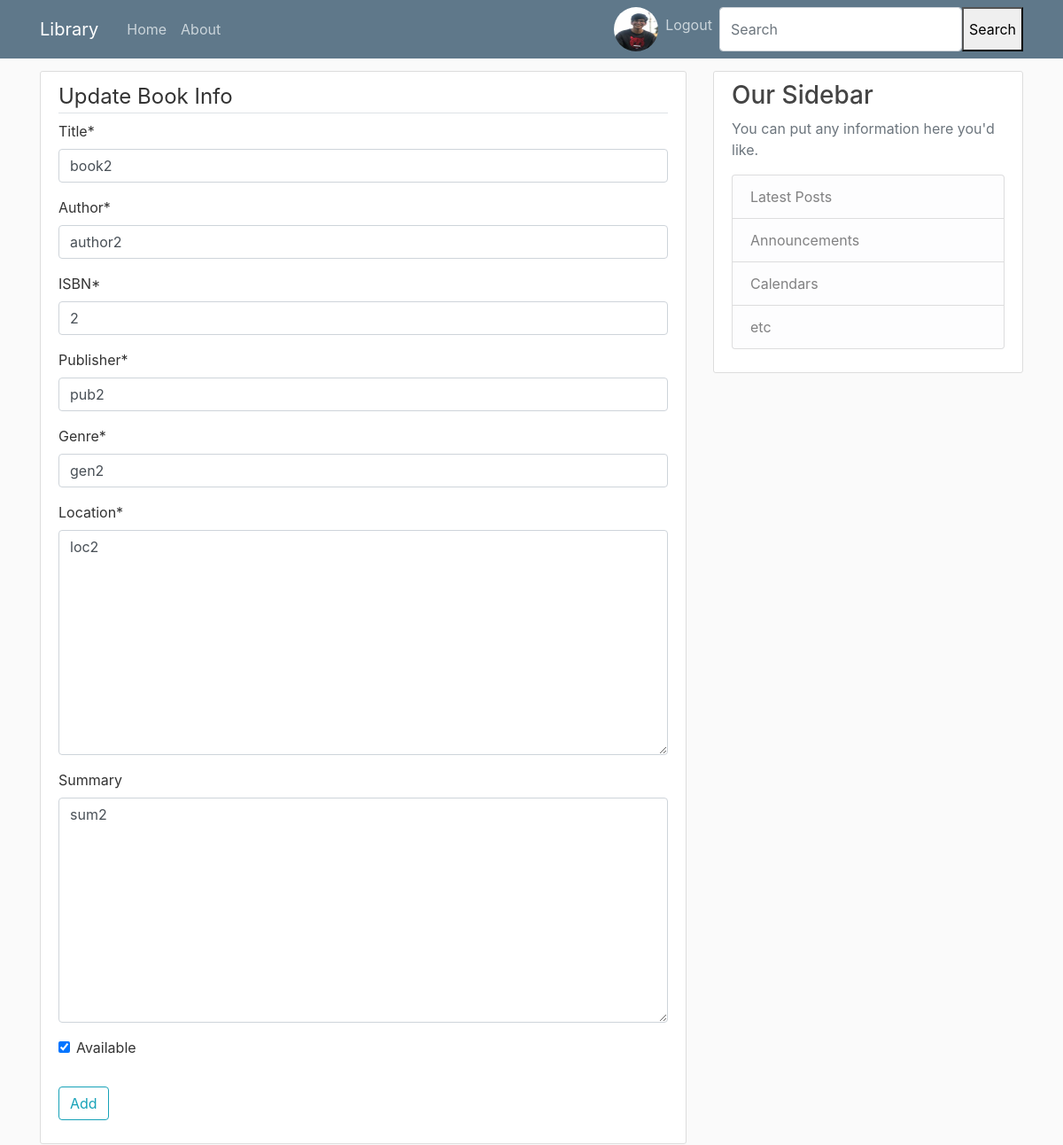
Before: /book/3/update/ (signed in) with the older database file.
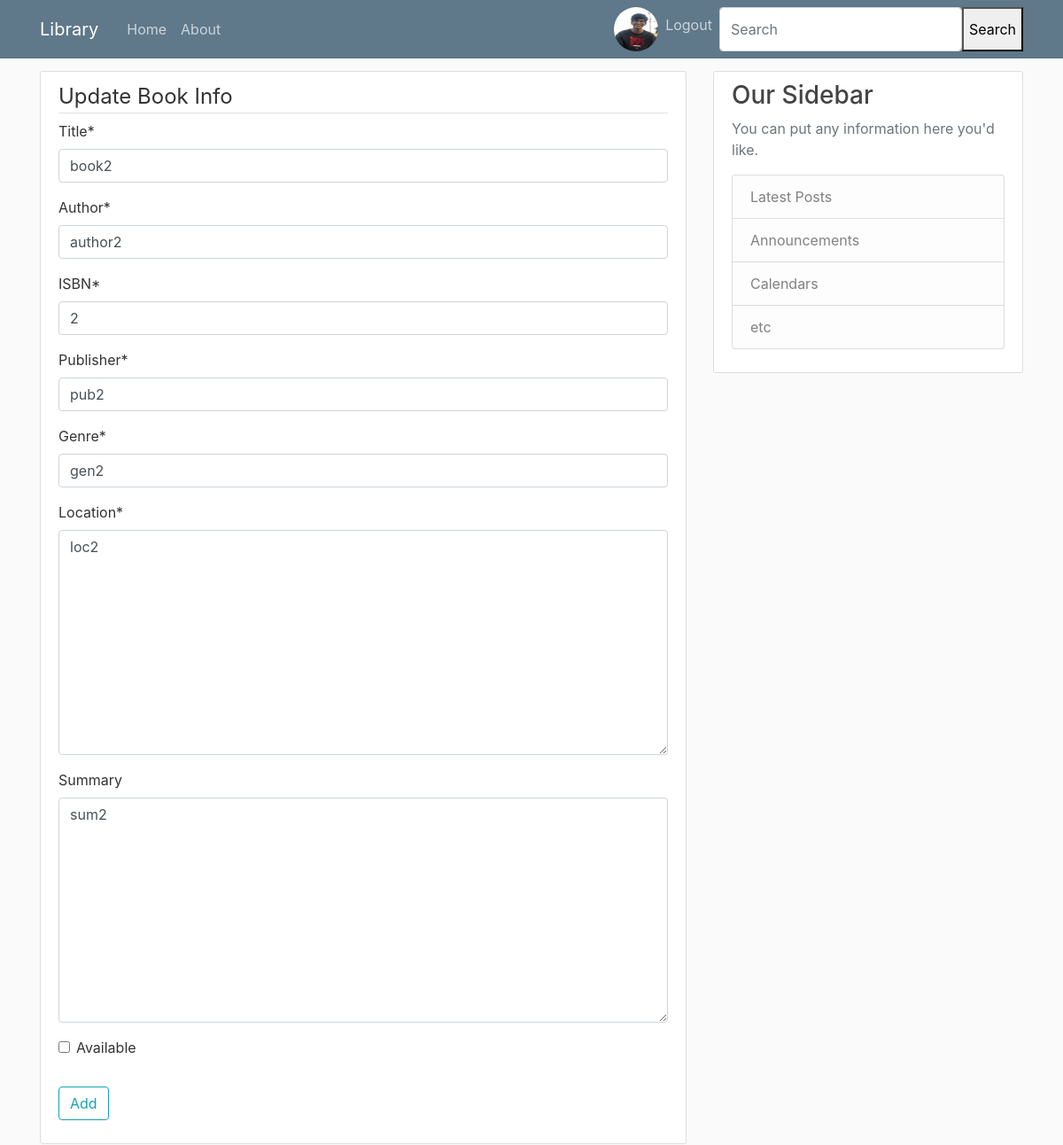
After: the same page with the newer database file.
### books/models.py (models this page shows, shortened)
class Book(models.Model):
    title = models.CharField(max_length=100)
    genre = models.CharField(max_length=50)
    author = models.CharField(max_length=100)
    date_added = models.DateTimeField(default=timezone.now)
    publisher = models.CharField(max_length=100)
    summary = models.TextField(blank=True)
    location = models.TextField()
    available = models.BooleanField(default=True)
    ISBN = models.CharField(max_length=17)

### books/views.py (the view)
# urls.py: path('book/<int:pk>/update/', views.BookUpdateView.as_view(), name='book-update'),
class BookUpdateView(LoginRequiredMixin, UserPassesTestMixin, UpdateView):
    model = Book
    fields = ['title', 'author', 'ISBN', 'publisher', 'genre', 'location', 'summary', 'available']
    template_name = 'books/book_update_form.html'
    context_object_name = 'form'
    def test_func(self):
        current_user= self.request.user
        if current_user.has_perm('books.change_book'):
            return True
        return False

### books/templates/books/book_update_form.html (shortened to what this page needs)
{% extends "books/base.html" %}
{% load crispy_forms_tags %}
{% block content %}
    <div class="content-section">
    <form method="POST">
        <fieldset class="form-group">
    <legend class="border-bottom" mb-4>
        Update Book Info
    </legend>
            {{ form|crispy }}
        </fieldset>
        <div class="form-group">
            <button class="btn btn-outline-info" type="submit">Add</button>
        </div>
    </form>
    </div>
{% endblock content %}

Changed rows visible on the page:
changed Book "book2": available "☑" → "☐"
